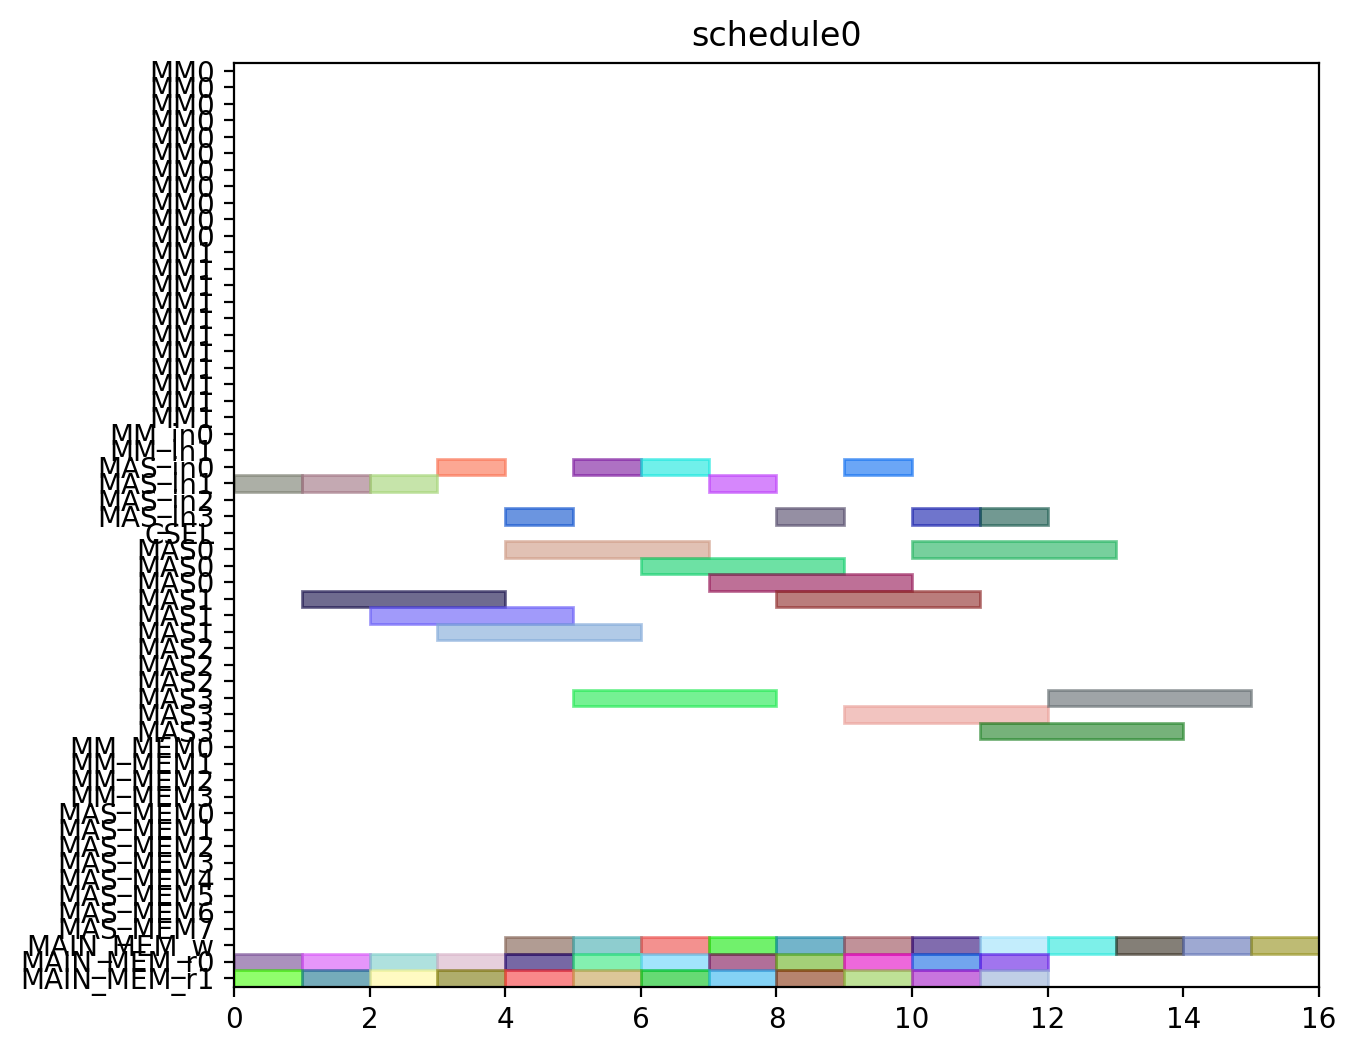

Recreate this plot in Python.
from pyschedule import Scenario, solvers, plotters, alt


def solve():
	horizon = 120
	S = Scenario("schedule0", horizon=horizon)

	# resource
	MM = S.Resources('MM', num=2, size=11)
	MM_in = S.Resources('MM_in', num=2)
	MAS_in = S.Resources('MAS_in', num=4)
	CSEL = S.Resource('CSEL')
	MAS = S.Resources('MAS', num=4, size=3, periods=range(1, horizon))
	MM_MEM = S.Resources('MM_MEM', num=4)
	MAS_MEM = S.Resources('MAS_MEM', num=8)
	MAIN_MEM_w = S.Resource('MAIN_MEM_w', size=1)
	MAIN_MEM_r = S.Resources('MAIN_MEM_r', num=2)

	# result of previous scheduling

	# new tasks
	c000 = S.Task('c000', length=3, delay_cost=1)
	c000 += alt(MAS)
	c000_in = S.Task('c000_in', length=1, delay_cost=1)
	c000_in += alt(MAS_in)
	S += c000_in*MAS_in[0]<=c000*MAS[0]

	S += c000_in*MAS_in[1]<=c000*MAS[1]

	S += c000_in*MAS_in[2]<=c000*MAS[2]

	S += c000_in*MAS_in[3]<=c000*MAS[3]

	S += 0<c000

	c000_w = S.Task('c000_w', length=1, delay_cost=1)
	c000_w += alt(MAIN_MEM_w)
	S += c000 <= c000_w

	c000_mem0 = S.Task('c000_mem0', length=1, delay_cost=1)
	c000_mem0 += MAIN_MEM_r[0]
	S += c000_mem0 <= c000

	c000_mem1 = S.Task('c000_mem1', length=1, delay_cost=1)
	c000_mem1 += MAIN_MEM_r[1]
	S += c000_mem1 <= c000

	c001 = S.Task('c001', length=3, delay_cost=1)
	c001 += alt(MAS)
	c001_in = S.Task('c001_in', length=1, delay_cost=1)
	c001_in += alt(MAS_in)
	S += c001_in*MAS_in[0]<=c001*MAS[0]

	S += c001_in*MAS_in[1]<=c001*MAS[1]

	S += c001_in*MAS_in[2]<=c001*MAS[2]

	S += c001_in*MAS_in[3]<=c001*MAS[3]

	S += 0<c001

	c001_w = S.Task('c001_w', length=1, delay_cost=1)
	c001_w += alt(MAIN_MEM_w)
	S += c001 <= c001_w

	c001_mem0 = S.Task('c001_mem0', length=1, delay_cost=1)
	c001_mem0 += MAIN_MEM_r[0]
	S += c001_mem0 <= c001

	c001_mem1 = S.Task('c001_mem1', length=1, delay_cost=1)
	c001_mem1 += MAIN_MEM_r[1]
	S += c001_mem1 <= c001

	c010 = S.Task('c010', length=3, delay_cost=1)
	c010 += alt(MAS)
	c010_in = S.Task('c010_in', length=1, delay_cost=1)
	c010_in += alt(MAS_in)
	S += c010_in*MAS_in[0]<=c010*MAS[0]

	S += c010_in*MAS_in[1]<=c010*MAS[1]

	S += c010_in*MAS_in[2]<=c010*MAS[2]

	S += c010_in*MAS_in[3]<=c010*MAS[3]

	S += 0<c010

	c010_w = S.Task('c010_w', length=1, delay_cost=1)
	c010_w += alt(MAIN_MEM_w)
	S += c010 <= c010_w

	c010_mem0 = S.Task('c010_mem0', length=1, delay_cost=1)
	c010_mem0 += MAIN_MEM_r[0]
	S += c010_mem0 <= c010

	c010_mem1 = S.Task('c010_mem1', length=1, delay_cost=1)
	c010_mem1 += MAIN_MEM_r[1]
	S += c010_mem1 <= c010

	c011 = S.Task('c011', length=3, delay_cost=1)
	c011 += alt(MAS)
	c011_in = S.Task('c011_in', length=1, delay_cost=1)
	c011_in += alt(MAS_in)
	S += c011_in*MAS_in[0]<=c011*MAS[0]

	S += c011_in*MAS_in[1]<=c011*MAS[1]

	S += c011_in*MAS_in[2]<=c011*MAS[2]

	S += c011_in*MAS_in[3]<=c011*MAS[3]

	S += 0<c011

	c011_w = S.Task('c011_w', length=1, delay_cost=1)
	c011_w += alt(MAIN_MEM_w)
	S += c011 <= c011_w

	c011_mem0 = S.Task('c011_mem0', length=1, delay_cost=1)
	c011_mem0 += MAIN_MEM_r[0]
	S += c011_mem0 <= c011

	c011_mem1 = S.Task('c011_mem1', length=1, delay_cost=1)
	c011_mem1 += MAIN_MEM_r[1]
	S += c011_mem1 <= c011

	c100 = S.Task('c100', length=3, delay_cost=1)
	c100 += alt(MAS)
	c100_in = S.Task('c100_in', length=1, delay_cost=1)
	c100_in += alt(MAS_in)
	S += c100_in*MAS_in[0]<=c100*MAS[0]

	S += c100_in*MAS_in[1]<=c100*MAS[1]

	S += c100_in*MAS_in[2]<=c100*MAS[2]

	S += c100_in*MAS_in[3]<=c100*MAS[3]

	S += 0<c100

	c100_w = S.Task('c100_w', length=1, delay_cost=1)
	c100_w += alt(MAIN_MEM_w)
	S += c100 <= c100_w

	c100_mem0 = S.Task('c100_mem0', length=1, delay_cost=1)
	c100_mem0 += MAIN_MEM_r[0]
	S += c100_mem0 <= c100

	c100_mem1 = S.Task('c100_mem1', length=1, delay_cost=1)
	c100_mem1 += MAIN_MEM_r[1]
	S += c100_mem1 <= c100

	c101 = S.Task('c101', length=3, delay_cost=1)
	c101 += alt(MAS)
	c101_in = S.Task('c101_in', length=1, delay_cost=1)
	c101_in += alt(MAS_in)
	S += c101_in*MAS_in[0]<=c101*MAS[0]

	S += c101_in*MAS_in[1]<=c101*MAS[1]

	S += c101_in*MAS_in[2]<=c101*MAS[2]

	S += c101_in*MAS_in[3]<=c101*MAS[3]

	S += 0<c101

	c101_w = S.Task('c101_w', length=1, delay_cost=1)
	c101_w += alt(MAIN_MEM_w)
	S += c101 <= c101_w

	c101_mem0 = S.Task('c101_mem0', length=1, delay_cost=1)
	c101_mem0 += MAIN_MEM_r[0]
	S += c101_mem0 <= c101

	c101_mem1 = S.Task('c101_mem1', length=1, delay_cost=1)
	c101_mem1 += MAIN_MEM_r[1]
	S += c101_mem1 <= c101

	c110 = S.Task('c110', length=3, delay_cost=1)
	c110 += alt(MAS)
	c110_in = S.Task('c110_in', length=1, delay_cost=1)
	c110_in += alt(MAS_in)
	S += c110_in*MAS_in[0]<=c110*MAS[0]

	S += c110_in*MAS_in[1]<=c110*MAS[1]

	S += c110_in*MAS_in[2]<=c110*MAS[2]

	S += c110_in*MAS_in[3]<=c110*MAS[3]

	S += 0<c110

	c110_w = S.Task('c110_w', length=1, delay_cost=1)
	c110_w += alt(MAIN_MEM_w)
	S += c110 <= c110_w

	c110_mem0 = S.Task('c110_mem0', length=1, delay_cost=1)
	c110_mem0 += MAIN_MEM_r[0]
	S += c110_mem0 <= c110

	c110_mem1 = S.Task('c110_mem1', length=1, delay_cost=1)
	c110_mem1 += MAIN_MEM_r[1]
	S += c110_mem1 <= c110

	c111 = S.Task('c111', length=3, delay_cost=1)
	c111 += alt(MAS)
	c111_in = S.Task('c111_in', length=1, delay_cost=1)
	c111_in += alt(MAS_in)
	S += c111_in*MAS_in[0]<=c111*MAS[0]

	S += c111_in*MAS_in[1]<=c111*MAS[1]

	S += c111_in*MAS_in[2]<=c111*MAS[2]

	S += c111_in*MAS_in[3]<=c111*MAS[3]

	S += 0<c111

	c111_w = S.Task('c111_w', length=1, delay_cost=1)
	c111_w += alt(MAIN_MEM_w)
	S += c111 <= c111_w

	c111_mem0 = S.Task('c111_mem0', length=1, delay_cost=1)
	c111_mem0 += MAIN_MEM_r[0]
	S += c111_mem0 <= c111

	c111_mem1 = S.Task('c111_mem1', length=1, delay_cost=1)
	c111_mem1 += MAIN_MEM_r[1]
	S += c111_mem1 <= c111

	c200 = S.Task('c200', length=3, delay_cost=1)
	c200 += alt(MAS)
	c200_in = S.Task('c200_in', length=1, delay_cost=1)
	c200_in += alt(MAS_in)
	S += c200_in*MAS_in[0]<=c200*MAS[0]

	S += c200_in*MAS_in[1]<=c200*MAS[1]

	S += c200_in*MAS_in[2]<=c200*MAS[2]

	S += c200_in*MAS_in[3]<=c200*MAS[3]

	S += 0<c200

	c200_w = S.Task('c200_w', length=1, delay_cost=1)
	c200_w += alt(MAIN_MEM_w)
	S += c200 <= c200_w

	c200_mem0 = S.Task('c200_mem0', length=1, delay_cost=1)
	c200_mem0 += MAIN_MEM_r[0]
	S += c200_mem0 <= c200

	c200_mem1 = S.Task('c200_mem1', length=1, delay_cost=1)
	c200_mem1 += MAIN_MEM_r[1]
	S += c200_mem1 <= c200

	c201 = S.Task('c201', length=3, delay_cost=1)
	c201 += alt(MAS)
	c201_in = S.Task('c201_in', length=1, delay_cost=1)
	c201_in += alt(MAS_in)
	S += c201_in*MAS_in[0]<=c201*MAS[0]

	S += c201_in*MAS_in[1]<=c201*MAS[1]

	S += c201_in*MAS_in[2]<=c201*MAS[2]

	S += c201_in*MAS_in[3]<=c201*MAS[3]

	S += 0<c201

	c201_w = S.Task('c201_w', length=1, delay_cost=1)
	c201_w += alt(MAIN_MEM_w)
	S += c201 <= c201_w

	c201_mem0 = S.Task('c201_mem0', length=1, delay_cost=1)
	c201_mem0 += MAIN_MEM_r[0]
	S += c201_mem0 <= c201

	c201_mem1 = S.Task('c201_mem1', length=1, delay_cost=1)
	c201_mem1 += MAIN_MEM_r[1]
	S += c201_mem1 <= c201

	c210 = S.Task('c210', length=3, delay_cost=1)
	c210 += alt(MAS)
	c210_in = S.Task('c210_in', length=1, delay_cost=1)
	c210_in += alt(MAS_in)
	S += c210_in*MAS_in[0]<=c210*MAS[0]

	S += c210_in*MAS_in[1]<=c210*MAS[1]

	S += c210_in*MAS_in[2]<=c210*MAS[2]

	S += c210_in*MAS_in[3]<=c210*MAS[3]

	S += 0<c210

	c210_w = S.Task('c210_w', length=1, delay_cost=1)
	c210_w += alt(MAIN_MEM_w)
	S += c210 <= c210_w

	c210_mem0 = S.Task('c210_mem0', length=1, delay_cost=1)
	c210_mem0 += MAIN_MEM_r[0]
	S += c210_mem0 <= c210

	c210_mem1 = S.Task('c210_mem1', length=1, delay_cost=1)
	c210_mem1 += MAIN_MEM_r[1]
	S += c210_mem1 <= c210

	c211 = S.Task('c211', length=3, delay_cost=1)
	c211 += alt(MAS)
	c211_in = S.Task('c211_in', length=1, delay_cost=1)
	c211_in += alt(MAS_in)
	S += c211_in*MAS_in[0]<=c211*MAS[0]

	S += c211_in*MAS_in[1]<=c211*MAS[1]

	S += c211_in*MAS_in[2]<=c211*MAS[2]

	S += c211_in*MAS_in[3]<=c211*MAS[3]

	S += 0<c211

	c211_w = S.Task('c211_w', length=1, delay_cost=1)
	c211_w += alt(MAIN_MEM_w)
	S += c211 <= c211_w

	c211_mem0 = S.Task('c211_mem0', length=1, delay_cost=1)
	c211_mem0 += MAIN_MEM_r[0]
	S += c211_mem0 <= c211

	c211_mem1 = S.Task('c211_mem1', length=1, delay_cost=1)
	c211_mem1 += MAIN_MEM_r[1]
	S += c211_mem1 <= c211

	solvers.mip.solve(S,msg=1,kind='CPLEX',ratio_gap=1.01)

	solution = [['hoge']*len(S.solution()[1]) for i in range(len(S.solution()))]
	for i in range(len(S.solution())):
		for j in range(len(S.solution()[i])):
			solution[i][j]=str(S.solution()[i][j])
	print(solution)

	cycles = int(solution[-1][3])

	pic_file_name = "/mnt/rose/usr1/fukuda/ABE/multiRAM_multiMAS_16mux/scheduling_result/stage11MM2_stage3MAS4/CONJ/schedule0.png"
	if(S.solution() != []):
		plotters.matplotlib.plot(S,img_filename=pic_file_name, show_task_labels=False, fig_size=(cycles*0.25+3, 6))

	return solution
